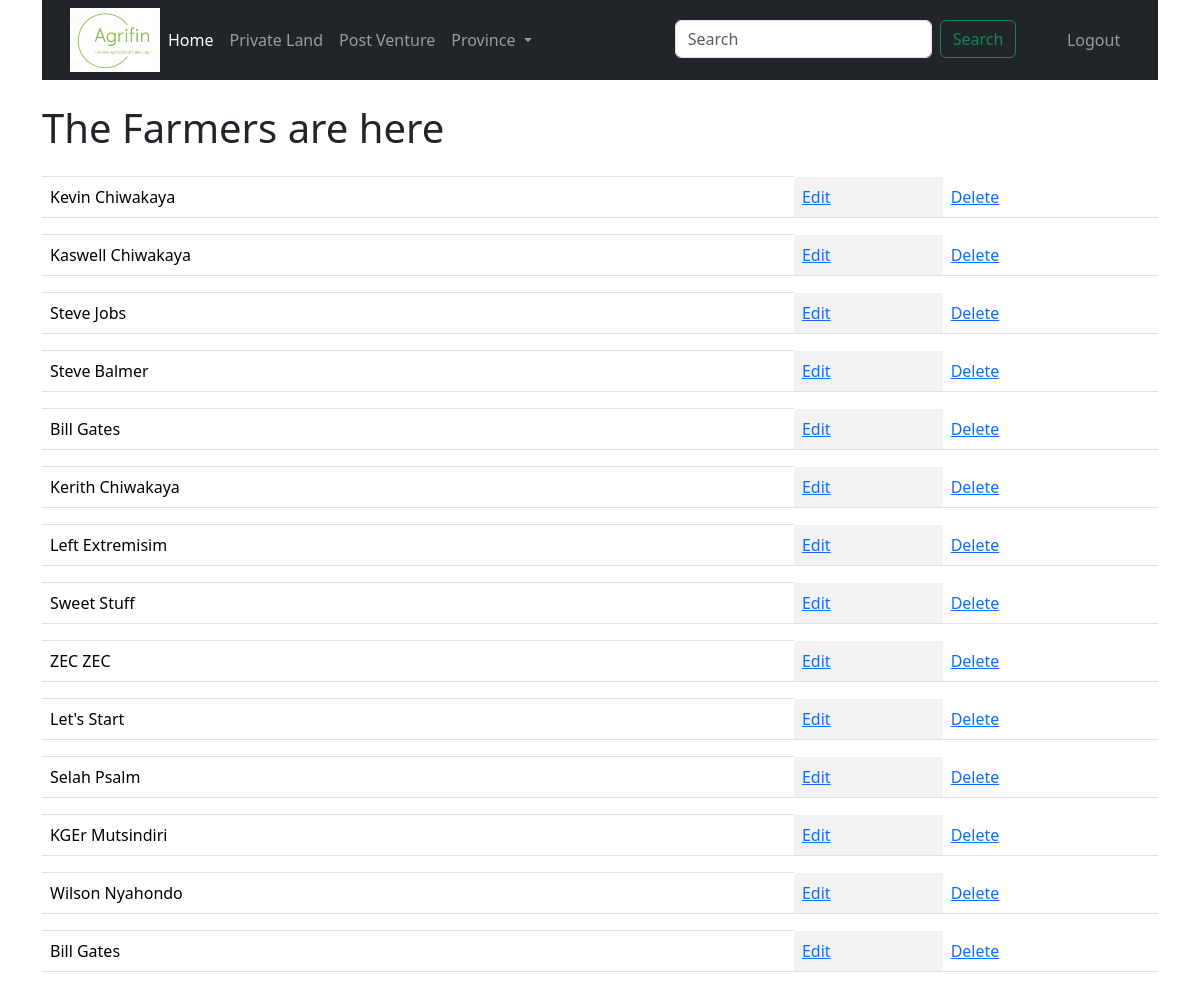
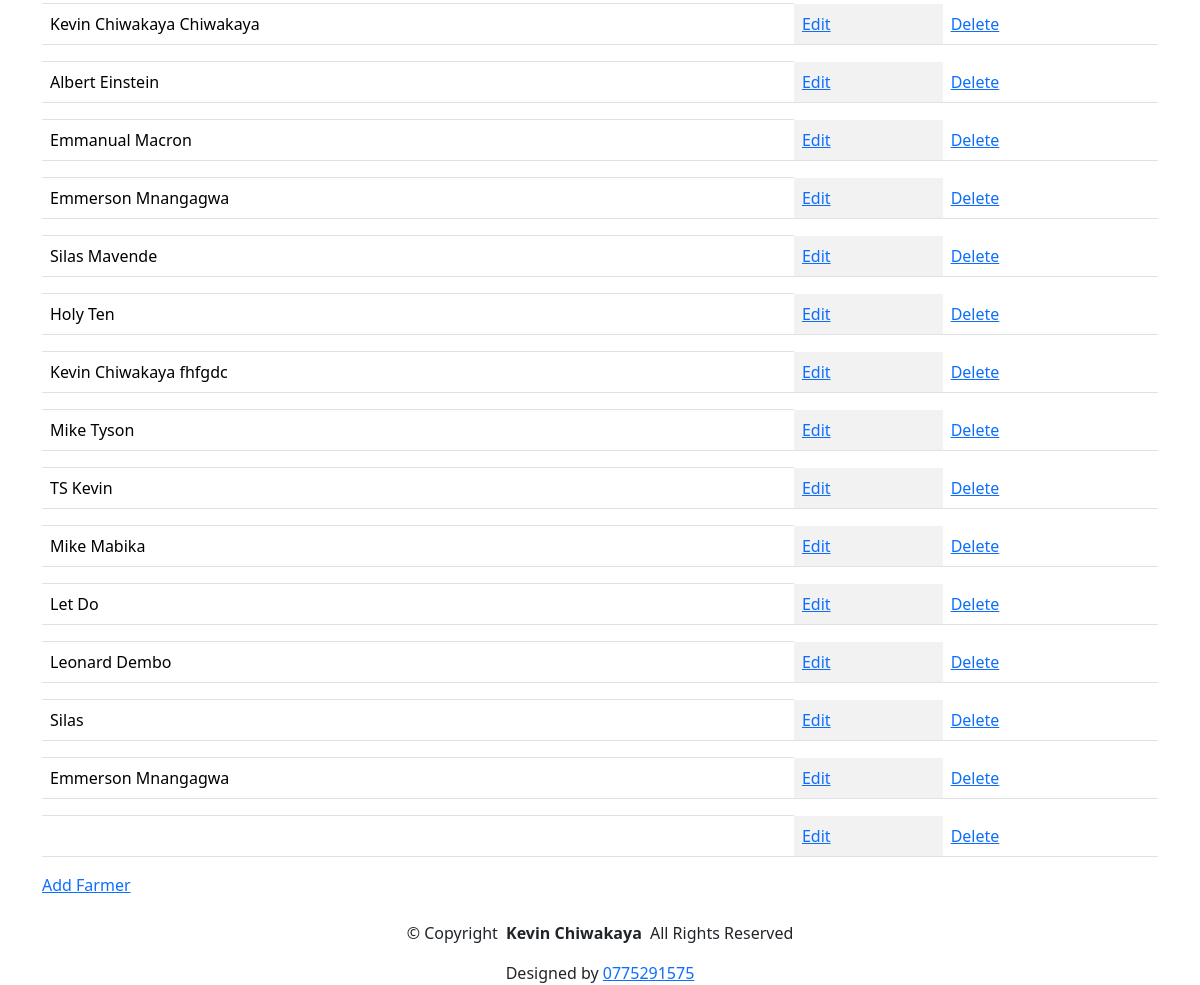
Before: /farmers/ (signed in) with the older database file (2 pictures, top to bottom).
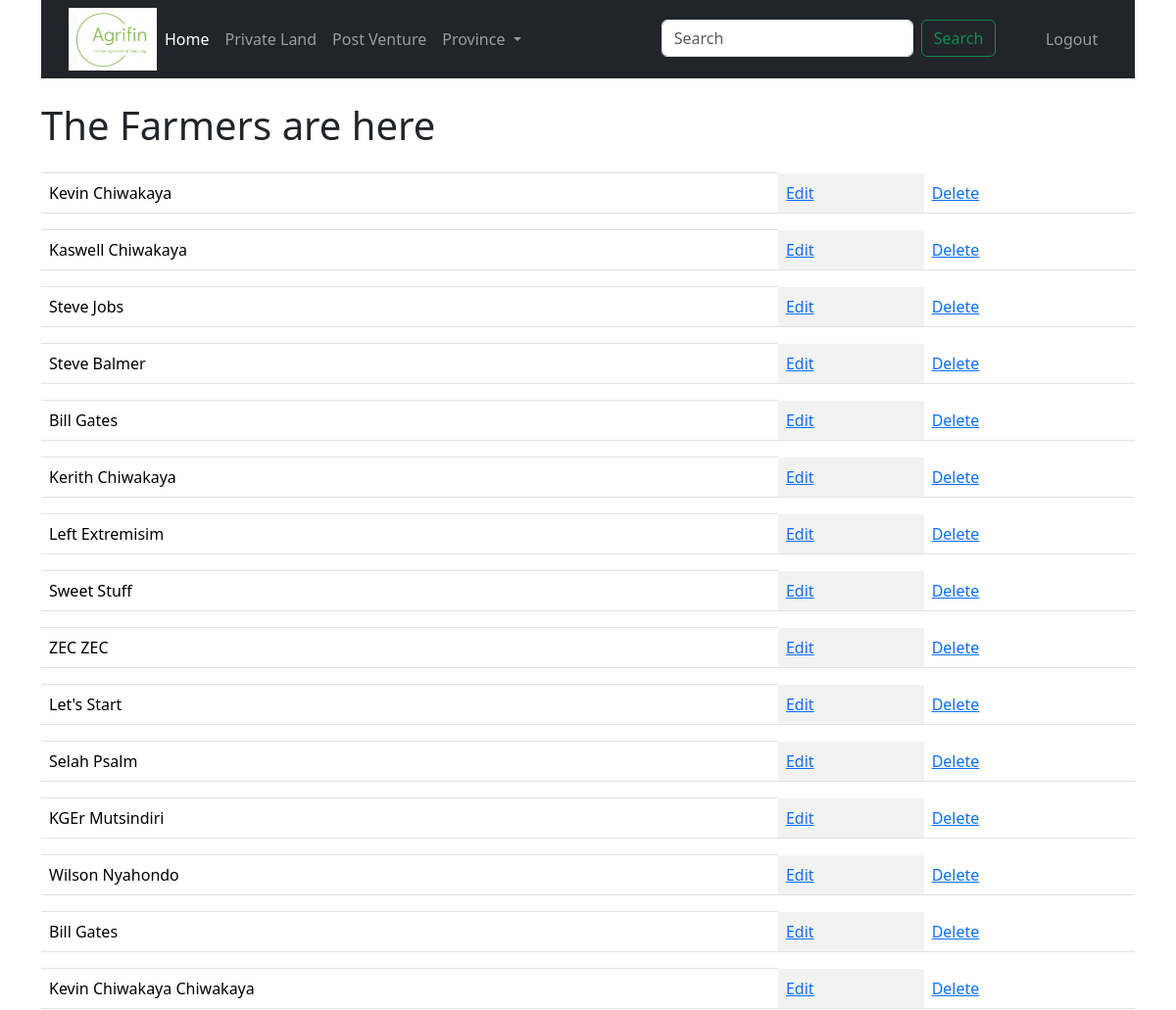
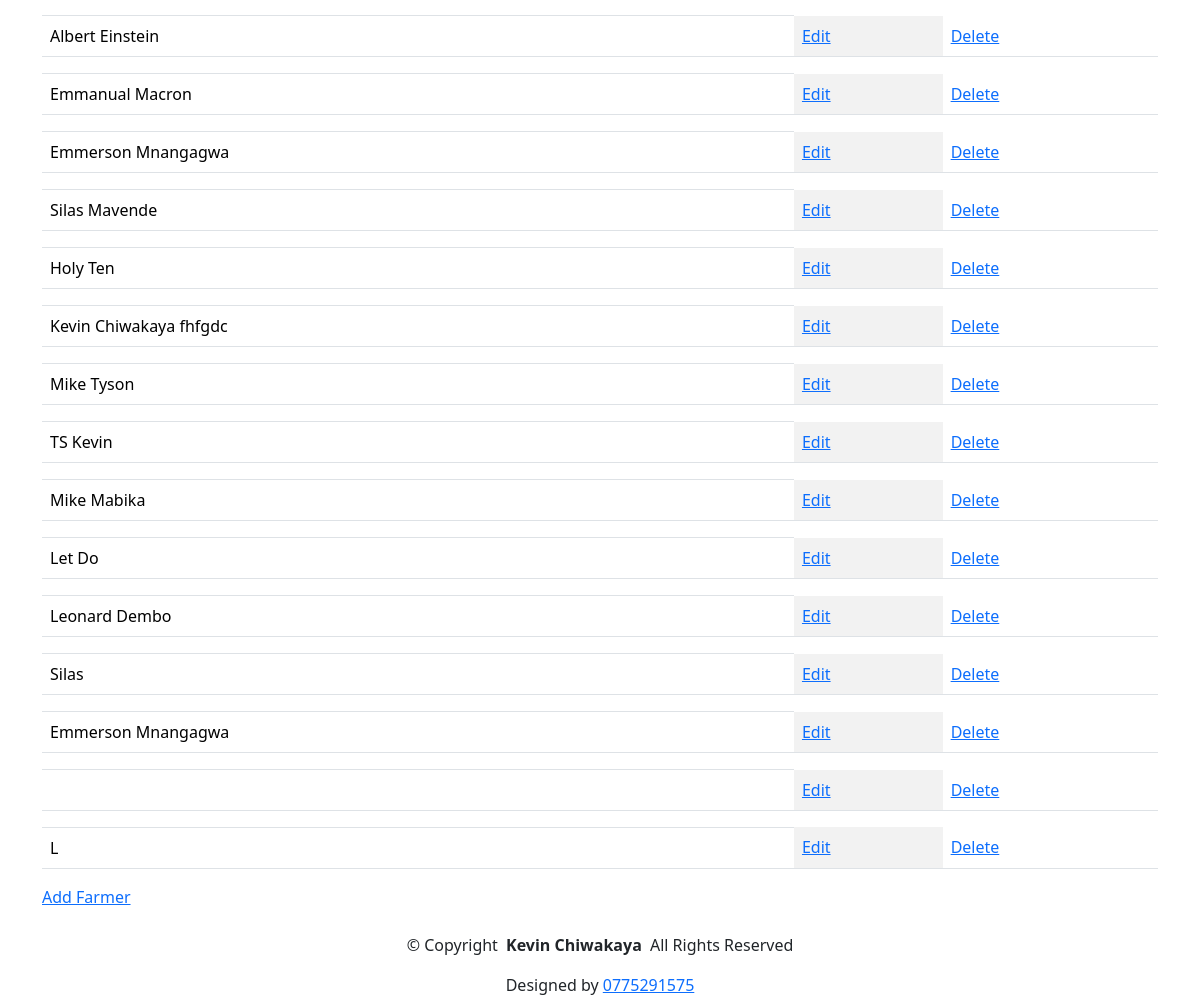
After: the same page with the newer database file (2 pictures, top to bottom).
### farmersapp/models.py (models this page shows, shortened)
class Farmer(models.Model):
    gender = (
   ('M','Male'),
   ('F','Female'),
   )
    user = models.OneToOneField(User,on_delete=models.CASCADE,null =True,blank = True)
    name = models.CharField(max_length=250)
    othername = models.CharField(max_length=250,null=True, blank=True)
    surname = models.CharField(max_length=250)
    address = models.CharField(max_length=250)
    phone = models.CharField(max_length=20)
    email = models.CharField(max_length=250, null=True,blank=True)
    gender = models.CharField(max_length=10,choices=gender)
    national_id = models.CharField(max_length=30,null =True,unique=True,editable=True,blank=False)

### farmersapp/views.py (the view)
# urls.py: path("farmers/",views.farmers,name="farmers"),
@login_required
def farmers(request):
    mfarmers = Farmer.objects.all()
    context = {'mfarmers': mfarmers}
    return render(request,'farmers.html',context)

### farmersapp/templates/farmers.html (shortened to what this page needs)
{%extends 'main.html'%}
    {% load bootstrap5 %} {% bootstrap_css %} {% bootstrap_javascript %}
  {%block content%}
  <h1>The Farmers are here</h1>
  <table class="table table-striped-columns">
    {%for farmer in mfarmers%}
    <th></th>
    <tr>
      <td>{{farmer.name}} {{farmer.surname}}</td>
      <td><a href="{% url 'updatefarmer' farmer.id %}">Edit</a></td>
      <td><a href="{% url 'deletefarmer' farmer.id %}">Delete</a></td>
    </tr>
    {%endfor%}
  </table>
  <a class="btn-getstarted" href="{% url 'createfarmer'%}">Add Farmer</a>
</html>
{%endblock%}

Changed rows visible on the page:
added Farmer: name "L"
